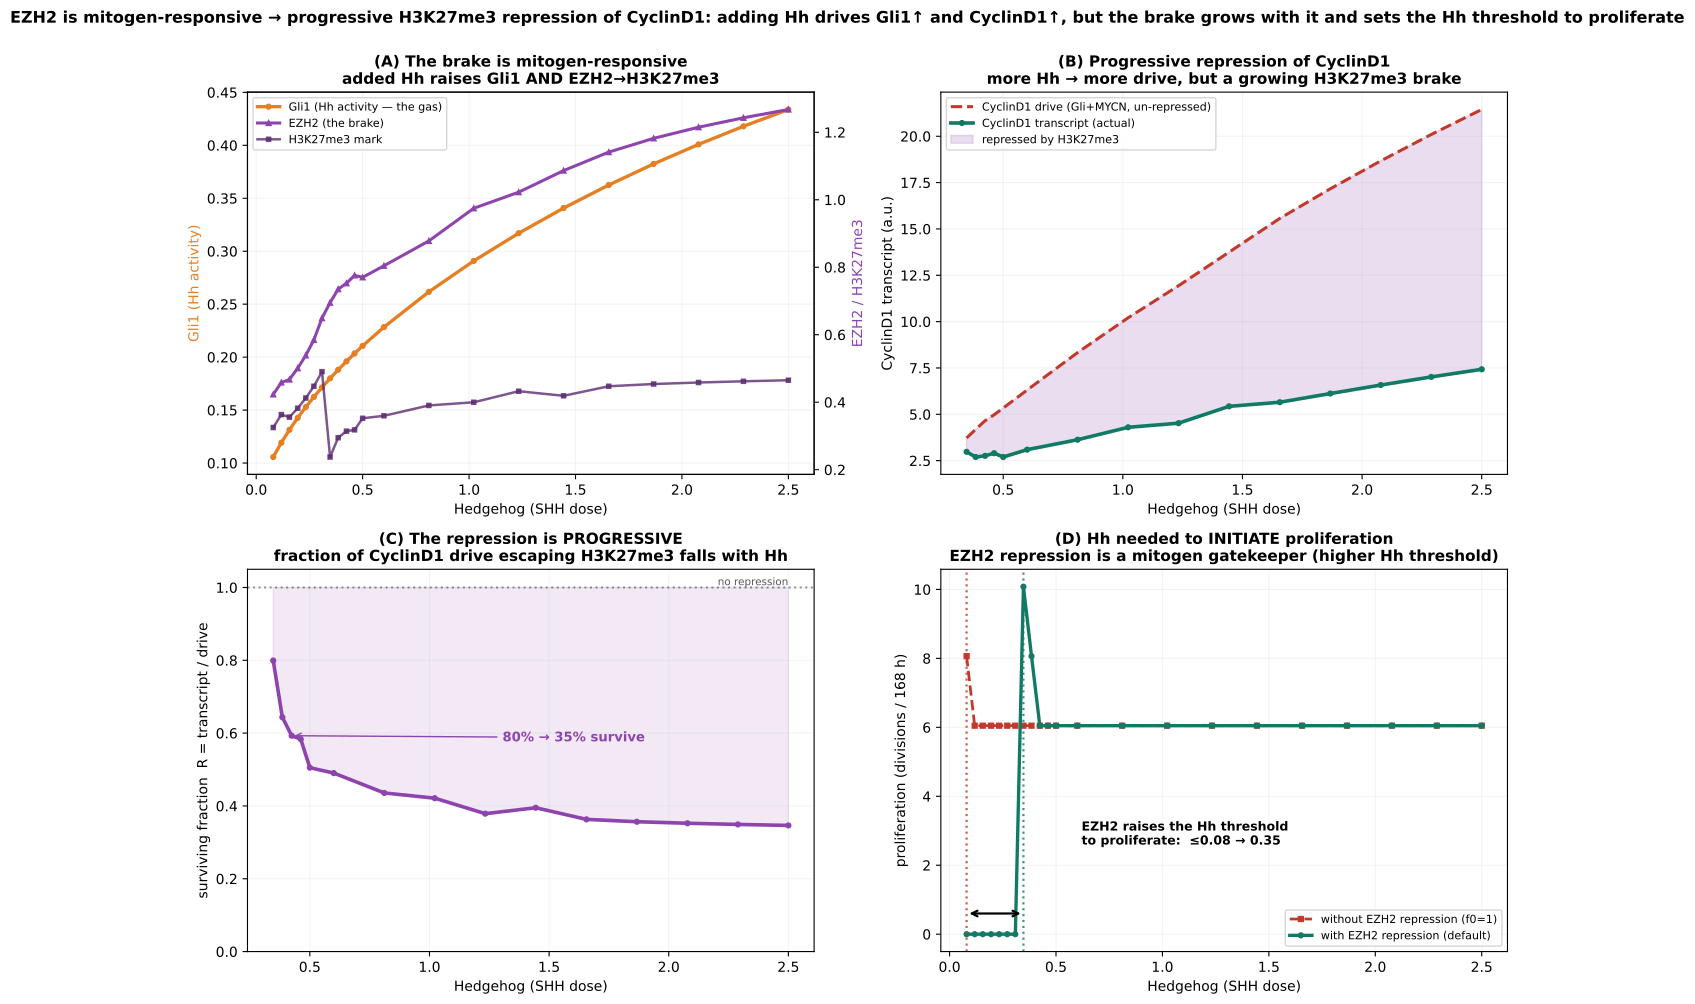

This chart was generated by the following Python code:
"""The core consequence of the model: EZH2 is mitogen-responsive, so added Hedgehog raises both the
CyclinD1 DRIVE (via Gli1) and the H3K27me3 BRAKE (via EZH2) -> the CyclinD1 transcript is progressively
repressed, and a threshold amount of Hh is required to initiate proliferation. "Push the gas and engage
the brake."

For each Hh (SHH) level, steady state in the GNP context: Gli1 (Hh activity), EZH2, H3K27me3 mark Mk,
CyclinD1 transcript (Cd_mRNA), and the division rate WITH vs WITHOUT EZH2 repression (f0_mk=1). The
un-repressed drive is recovered self-consistently as Cd_mRNA / R(Mk), R = f0 + (1-f0)/(1+(Mk/K)^n).

Panels:
  A  The brake tracks the gas: Gli1 (Hh activity) and EZH2 + H3K27me3 both rise with Hh.
  B  Progressive repression: CyclinD1 raw drive (steep) vs actual transcript (flattened); shaded gap
     = amount repressed by H3K27me3, growing with Hh.
  C  Surviving fraction R = transcript/drive falls with Hh — the progressive repression, quantified.
  D  Hh needed to INITIATE proliferation: division rate vs Hh, WITH vs WITHOUT EZH2 repression;
     EZH2 raises the Hh threshold (a mitogen gatekeeper).

Run:  ./venv/bin/python simulations/fig_v44_progressive_repression.py
"""
import sys, os
sys.path.insert(0, os.path.dirname(os.path.dirname(os.path.abspath(__file__))))
import numpy as np, matplotlib.pyplot as plt, tellurium as te
from scipy.signal import find_peaks
from src.build_model_v44_heldt import build_model_v44

M = build_model_v44(with_ezh2=True, with_hh=True)
_rr = te.loada(M)
F0, KMK, NMK = _rr['f0_mk'], _rr['K_mk'], _rr['n_mk']
GNP = dict(MYCN_amplification=1.0, Ptch1_copy_number=1.0, p16=0.0, p18=0.464, kSyP21=0.002, HHi=0, EZH2i=0)
SEL = ['time', 'Cd_mRNA', 'Mk', 'EZH2', 'Gli_act', 'Gli1', 'MPF']


def run(shh, ezh2=True, settle=6000):
    rr = te.loada(M); rr.integrator.setValue('relative_tolerance', 1e-6); rr.reset()
    for k, v in GNP.items():
        rr[k] = v
    rr['SHH'] = shh
    if not ezh2:
        rr['f0_mk'] = 1.0
    for atol in (1e-9, 1e-8, 1e-7):
        try:
            rr.integrator.setValue('absolute_tolerance', atol)
            r = rr.simulate(0, 11000, 44000, selections=SEL); m = r['time'] >= settle; t = r['time'][m]
            pk, _ = find_peaks(r['MPF'][m], prominence=0.15, distance=int(200 / (t[1] - t[0])))
            d = {k: float(r[k][m].mean()) for k in ['Cd_mRNA', 'Mk', 'EZH2', 'Gli_act', 'Gli1']}
            d['div'] = len(pk) / ((t[-1] - t[0]) / 60) * 168.0
            return d
        except Exception:
            continue
    return {k: np.nan for k in ['Cd_mRNA', 'Mk', 'EZH2', 'Gli_act', 'Gli1', 'div']}


SHH = np.round(np.concatenate([np.linspace(0.08, 0.5, 12), np.linspace(0.6, 2.5, 10)]), 3)
on = [run(s, True) for s in SHH]
off = [run(s, False) for s in SHH]
cdm = np.array([d['Cd_mRNA'] for d in on]); mk = np.array([d['Mk'] for d in on])
ez = np.array([d['EZH2'] for d in on]); gli1 = np.array([d['Gli_act'] + d['Gli1'] for d in on])
div_on = np.array([d['div'] for d in on]); div_off = np.array([d['div'] for d in off])
R = F0 + (1 - F0) / (1 + (mk / KMK) ** NMK)
drive = cdm / R
cyc = SHH >= 0.34   # cycling range, for the decomposition panels B/C
for s, r_, d1, d0 in zip(SHH, R, div_on, div_off):
    print(f"SHH={s:.2f}  R={r_:.2f}  div(EZH2)={d1:.1f}  div(noEZH2)={d0:.1f}")


def onset(shh, div):
    i = np.where(np.nan_to_num(div) > 0.5)[0]
    return float(shh[i[0]]) if len(i) else np.nan


thr_on, thr_off = onset(SHH, div_on), onset(SHH, div_off)
C_GLI, C_EZ, C_CD, C_DRIVE = '#e67e22', '#8e44ad', '#117a65', '#c0392b'
fig, ax = plt.subplots(2, 2, figsize=(13.5, 10))

# ---- A ----
a = ax[0, 0]; a2 = a.twinx()
a.plot(SHH, gli1, '-o', color=C_GLI, lw=2.4, ms=3.5, label='Gli1 (Hh activity — the gas)')
a2.plot(SHH, ez, '-^', color=C_EZ, lw=2.2, ms=3.5, label='EZH2 (the brake)')
a2.plot(SHH, mk, '-s', color='#5b2c6f', lw=1.8, ms=3, alpha=0.8, label='H3K27me3 mark')
a.set_xlabel('Hedgehog (SHH dose)'); a.set_ylabel('Gli1 (Hh activity)', color=C_GLI); a2.set_ylabel('EZH2 / H3K27me3', color=C_EZ)
a.set_title('(A) The brake is mitogen-responsive\nadded Hh raises Gli1 AND EZH2→H3K27me3', fontweight='bold', fontsize=11)
h1, l1 = a.get_legend_handles_labels(); h2, l2 = a2.get_legend_handles_labels()
a.legend(h1 + h2, l1 + l2, fontsize=8, loc='upper left'); a.grid(alpha=0.15)

# ---- B ----
b = ax[0, 1]
b.plot(SHH[cyc], drive[cyc], '--', color=C_DRIVE, lw=2.2, label='CyclinD1 drive (Gli+MYCN, un-repressed)')
b.plot(SHH[cyc], cdm[cyc], '-o', color=C_CD, lw=2.6, ms=3.5, label='CyclinD1 transcript (actual)')
b.fill_between(SHH[cyc], cdm[cyc], drive[cyc], color=C_EZ, alpha=0.18, label='repressed by H3K27me3')
b.set_xlabel('Hedgehog (SHH dose)'); b.set_ylabel('CyclinD1 transcript (a.u.)')
b.set_title('(B) Progressive repression of CyclinD1\nmore Hh → more drive, but a growing H3K27me3 brake', fontweight='bold', fontsize=11)
b.legend(fontsize=8, loc='upper left'); b.grid(alpha=0.15)

# ---- C ----
c = ax[1, 0]
c.plot(SHH[cyc], R[cyc], '-o', color=C_EZ, lw=2.6, ms=3.5)
c.fill_between(SHH[cyc], R[cyc], 1.0, color=C_EZ, alpha=0.12)
c.axhline(1.0, color='k', ls=':', alpha=0.4); c.text(SHH[-1], 1.0, ' no repression', fontsize=7.5, va='bottom', ha='right', color='#555')
c.set_ylim(0, 1.05)
c.set_xlabel('Hedgehog (SHH dose)'); c.set_ylabel('surviving fraction  R = transcript / drive')
c.set_title('(C) The repression is PROGRESSIVE\nfraction of CyclinD1 drive escaping H3K27me3 falls with Hh', fontweight='bold', fontsize=11)
c.annotate(f'{R[cyc][0]*100:.0f}% → {R[-1]*100:.0f}% survive', xy=(SHH[cyc][2], R[cyc][2]),
           xytext=(0.45, 0.55), textcoords='axes fraction', fontsize=9.5, color=C_EZ, fontweight='bold',
           arrowprops=dict(arrowstyle='->', color=C_EZ))
c.grid(alpha=0.15)

# ---- D ----
d = ax[1, 1]
d.plot(SHH, div_off, '--s', color=C_DRIVE, lw=2.0, ms=3.5, label='without EZH2 repression (f0=1)')
d.plot(SHH, div_on, '-o', color=C_CD, lw=2.4, ms=3.5, label='with EZH2 repression (default)')
for thr, col, lab in [(thr_off, C_DRIVE, f'{thr_off:.2f}'), (thr_on, C_CD, f'{thr_on:.2f}')]:
    if thr == thr:
        d.axvline(thr, color=col, ls=':', lw=1.6, alpha=0.8)
d.annotate('', xy=(thr_on, 0.6), xytext=(thr_off, 0.6), arrowprops=dict(arrowstyle='<->', color='k', lw=1.6))
d.text(0.62, 2.6, f'EZH2 raises the Hh threshold\nto proliferate:  ≤{thr_off:.2f} → {thr_on:.2f}', ha='left', fontsize=9, fontweight='bold')
d.set_xlabel('Hedgehog (SHH dose)'); d.set_ylabel('proliferation (divisions / 168 h)')
d.set_title('(D) Hh needed to INITIATE proliferation\nEZH2 repression is a mitogen gatekeeper (higher Hh threshold)', fontweight='bold', fontsize=11)
d.legend(fontsize=8, loc='lower right'); d.grid(alpha=0.15)

fig.suptitle('EZH2 is mitogen-responsive → progressive H3K27me3 repression of CyclinD1: adding Hh drives Gli1↑ and CyclinD1↑, but the brake grows with it and sets the Hh threshold to proliferate',
             fontsize=11.5, fontweight='bold', y=1.0)
plt.tight_layout()
plt.savefig('simulations/fig_v44_progressive_repression.png', dpi=160, bbox_inches='tight')
plt.savefig('simulations/fig_v44_progressive_repression.pdf', bbox_inches='tight')
plt.close()
print(f"\nR: {R[cyc][0]:.2f} → {R[-1]:.2f};  drive {drive[cyc][-1]/drive[cyc][0]:.1f}x vs transcript {cdm[cyc][-1]/cdm[cyc][0]:.1f}x;  Hh threshold {thr_off:.2f} (no EZH2) → {thr_on:.2f} (EZH2)")
print("Saved: fig_v44_progressive_repression.png / .pdf")
